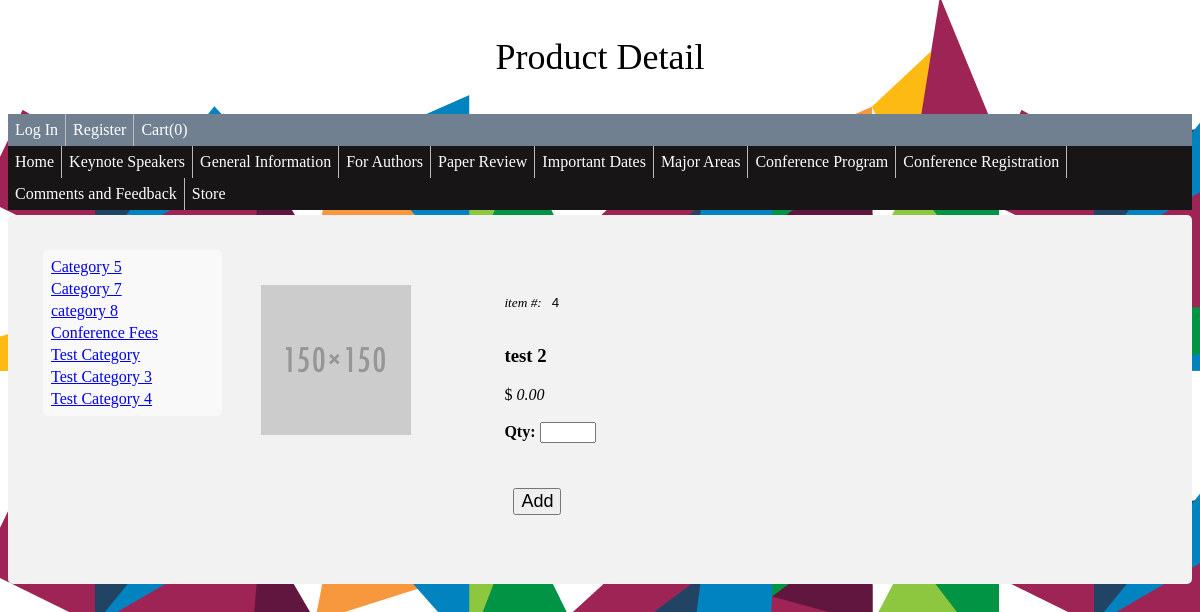
The page /store/?action=product_detail&product_id=4 on the database its author committed.
### tables this page shows
CREATE TABLE IF NOT EXISTS `wa_product_categories` (
  `ID` int(11) NOT NULL AUTO_INCREMENT,
  `CATEGORY_NAME` varchar(20) NOT NULL,
  PRIMARY KEY (`ID`),
  UNIQUE KEY `CATEGORY_NAME` (`CATEGORY_NAME`)
);

CREATE TABLE IF NOT EXISTS `wa_products` (
  `ID` int(11) NOT NULL AUTO_INCREMENT,
  `CATEGORY` int(11) NOT NULL,
  `NAME` varchar(20) NOT NULL,
  `DESCRIPTION` varchar(256) NOT NULL,
  `PRICE` float NOT NULL,
  `IMG_NAME` varchar(255) NOT NULL,
  PRIMARY KEY (`ID`),
  UNIQUE KEY `PROD_CAT_NAME` (`CATEGORY`,`NAME`) COMMENT 'Prevent two products with same name and category',
  KEY `CATEGORY` (`CATEGORY`)
);

### models/ProdCatModel.php (called while the page is built, shortened)
<?php
class ProdCatModel {
    private $pdo;
    private $table = 'wa_product_categories';
    public function __construct($inPdo) {
        if ($inPdo instanceof PDO) {
            $this->pdo = $inPdo;
        } else {
            die("Object Type Error");
        }
    }
    public function getList() {
        $stmt = $this->pdo->prepare("SELECT * FROM $this->table");
        $stmt->execute();
        $cats = $stmt->fetchAll();
        return $cats;
    }
}
?>

### models/ProdModel.php (called while the page is built, shortened)
<?php
class ProdModel {
    private $pdo;
    private $table = 'wa_products';
    public function __construct($inPdo) {
        if ($inPdo instanceof PDO) {
            $this->pdo = $inPdo;
        } else {
            die("Object Type Error");
        }
    }
    public function getProductByID($id) {
        $stmt = $this->pdo->prepare("SELECT * FROM $this->table WHERE ID = :id");
        $stmt->bindParam(':id', $id);
        $stmt->execute();
        $product = $stmt->fetch();
        return $product;
    }
}
?>

### public_html/store/product_detail.php (the view, shortened to what this page needs)
<!doctype html>
<html>
    <head>
        <link rel="stylesheet" type="text/css" href="../css/styles.css">
    </head>
    <body background="../images/2015_AIGA-Design-Month_Website-Footer.png">
        <p style="text-align: center; font-size: 36px;">Product Detail</p>
        <?php include '../home/menu.php'; ?>
        <div>
            <div class="category_list">
                <table>
                    <?php
                    foreach ($categories as $cat) {
                        echo '<tr><td><a href=.?category_id=' . $cat['ID'] . '>' . $cat['CATEGORY_NAME'] . '</a></td></tr>';
                    }
                    ?>
                </table>
            </div>
            <div class="product_detail">
                <div class="product_img">
                    <?php
                    if ($product['IMG_NAME'] == '') {
                        $html = '<img src="../product_images/default.png"/><br>';
                    } else {
                        $html = '<img src="../product_images/' . $product['IMG_NAME'] . '"/><br>';
                    }
                    echo $html;
                    ?>
                </div>
                <div class="product_text">
                    <form name="productDetailForm" action="." method="post">
                        <?php
                        echo '<i><small>item #:</small></i><input type="text" name="product_id" readonly value=' . $product['ID'] . '>';
                        echo '<h3>' . $product['NAME'] . '</h3>';
                        echo '$ <i>' . number_format($product['PRICE'], 2) . '</i><br><br>';
                        ?>
                        <b>Qty: </b> <input name="qty" type="number" min="0" max="10" step="1"><br><br><br>
                        <input type="submit" name ="action" value="Add">
                    </form>
                </div>
            </div>
    </body>
</html>

### public_html/css/styles.css (style rules this page uses)
div { border-radius: 5px; background-color: #f2f2f2; padding: 30px; margin-top: 5px; }
ul { list-style-type: none; margin: 0; padding: 0; overflow: hidden; background-color: #171515; }
li { float: left; border-right:1px solid #bbb; padding: 0px; }
li:last-child { border-right: none; }
li a { display: block; color: white; text-align: center; padding: 14px 16px; text-decoration: none; margin: 0px; }
li a, .dropbtn { display: inline-block; color: white; text-align: center; padding: 7px; text-decoration: none; }
li.dropdown { display: inline-block; }
input[type = text] { margin-bottom: 0.5em; width: 15em; }
input[type = submit] { margin: 0.5em; font-size: large; }

### public_html/store/product_detail.php (style rules this page uses)
.category_list { display: inline-block; width: 15%; background-color: #f9f9f9; margin: 5px; padding:5px; vertical-align: top; }
.product_list, .product_detail { display: inline-block; width: 80%; padding:0px; vertical-align: top; }
.product_img { display: inline-block; width: 20%; vertical-align: top; }
.product_text { display: inline-block; width: 60%; vertical-align: top; }
img { width:150px; }
input[type=text] { padding: 10px; border-style: none; border-width: 0px; background-color: #f2f2f2; }

### rows shown on the page
wa_product_categories: CATEGORY_NAME "Category 5"
wa_product_categories: CATEGORY_NAME "Category 7"
wa_product_categories: CATEGORY_NAME "category 8"
wa_product_categories: CATEGORY_NAME "Conference Fees"
wa_product_categories: CATEGORY_NAME "Test Category"
wa_product_categories: CATEGORY_NAME "Test Category 3"
wa_product_categories: CATEGORY_NAME "Test Category 4"
wa_products: IMG_NAME (placeholder picture), product_id "4", NAME "test 2", PRICE "0.00"

### other values the page prints
$ttlQty "0"
